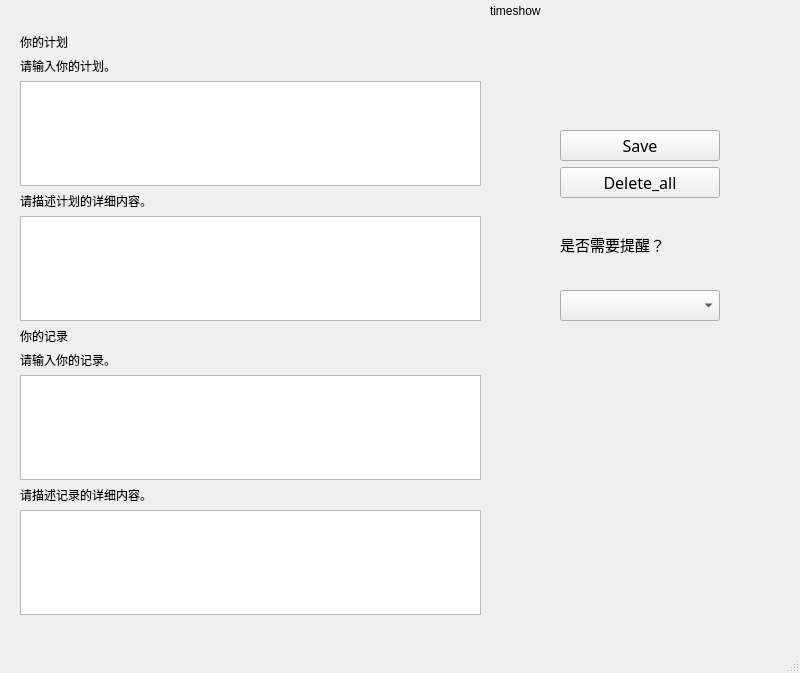
<?xml version="1.0" encoding="UTF-8"?>
<ui version="4.0">
 <class>task_edit</class>
 <widget class="QMainWindow" name="task_edit">
  <property name="geometry">
   <rect>
    <x>0</x>
    <y>0</y>
    <width>800</width>
    <height>673</height>
   </rect>
  </property>
  <property name="windowTitle">
   <string>MainWindow</string>
  </property>
  <widget class="QWidget" name="centralwidget">
   <widget class="QLabel" name="time_show">
    <property name="geometry">
     <rect>
      <x>490</x>
      <y>0</y>
      <width>301</width>
      <height>21</height>
     </rect>
    </property>
    <property name="styleSheet">
     <string notr="true">font: 63 10pt &quot;Segoe UI Variable Small Semibol&quot;;
border-image: url(:/new/prefix1/labels/11.jpg);</string>
    </property>
    <property name="text">
     <string>timeshow</string>
    </property>
   </widget>
   <widget class="QWidget" name="verticalLayoutWidget">
    <property name="geometry">
     <rect>
      <x>20</x>
      <y>33</y>
      <width>461</width>
      <height>582</height>
     </rect>
    </property>
    <layout class="QVBoxLayout" name="verticalLayout">
     <item>
      <widget class="QLabel" name="label_2">
       <property name="styleSheet">
        <string notr="true">font: 12pt &quot;华文琥珀&quot;;
border-image: url(:/new/prefix1/labels/10.jpg);</string>
       </property>
       <property name="text">
        <string>你的计划</string>
       </property>
      </widget>
     </item>
     <item>
      <widget class="QLabel" name="label_4">
       <property name="styleSheet">
        <string notr="true">font: 8pt &quot;黑体&quot;;
border-image: url(:/new/prefix1/labels/4.jpg);</string>
       </property>
       <property name="text">
        <string>请输入你的计划。</string>
       </property>
      </widget>
     </item>
     <item>
      <widget class="QTextEdit" name="input_name">
       <property name="styleSheet">
        <string notr="true">font: 8pt &quot;Times New Roman&quot;;</string>
       </property>
      </widget>
     </item>
     <item>
      <widget class="QLabel" name="label_5">
       <property name="styleSheet">
        <string notr="true">font: 8pt &quot;黑体&quot;;
border-image: url(:/new/prefix1/labels/4.jpg);</string>
       </property>
       <property name="text">
        <string>请描述计划的详细内容。</string>
       </property>
      </widget>
     </item>
     <item>
      <widget class="QTextEdit" name="input_content">
       <property name="font">
        <font>
         <family>Times New Roman</family>
         <pointsize>8</pointsize>
         <weight>50</weight>
         <italic>false</italic>
         <bold>false</bold>
        </font>
       </property>
       <property name="styleSheet">
        <string notr="true">font: 8pt &quot;Times New Roman&quot;;</string>
       </property>
       <property name="html">
        <string>&lt;!DOCTYPE HTML PUBLIC &quot;-//W3C//DTD HTML 4.0//EN&quot; &quot;http://www.w3.org/TR/REC-html40/strict.dtd&quot;&gt;
&lt;html&gt;&lt;head&gt;&lt;meta name=&quot;qrichtext&quot; content=&quot;1&quot; /&gt;&lt;style type=&quot;text/css&quot;&gt;
p, li { white-space: pre-wrap; }
&lt;/style&gt;&lt;/head&gt;&lt;body style=&quot; font-family:'Times New Roman'; font-size:8pt; font-weight:400; font-style:normal;&quot;&gt;
&lt;p style=&quot;-qt-paragraph-type:empty; margin-top:0px; margin-bottom:0px; margin-left:0px; margin-right:0px; -qt-block-indent:0; text-indent:0px; font-family:'SimSun'; font-size:9pt;&quot;&gt;&lt;br /&gt;&lt;/p&gt;&lt;/body&gt;&lt;/html&gt;</string>
       </property>
      </widget>
     </item>
     <item>
      <widget class="QLabel" name="label_3">
       <property name="styleSheet">
        <string notr="true">font: 12pt &quot;华文琥珀&quot;;
border-image: url(:/new/prefix1/labels/10.jpg);</string>
       </property>
       <property name="text">
        <string>你的记录</string>
       </property>
      </widget>
     </item>
     <item>
      <widget class="QLabel" name="label_6">
       <property name="styleSheet">
        <string notr="true">font: 8pt &quot;黑体&quot;;
border-image: url(:/new/prefix1/labels/4.jpg);</string>
       </property>
       <property name="text">
        <string>请输入你的记录。</string>
       </property>
      </widget>
     </item>
     <item>
      <widget class="QTextEdit" name="input_name2">
       <property name="font">
        <font>
         <family>Times New Roman</family>
         <pointsize>8</pointsize>
         <weight>50</weight>
         <italic>false</italic>
         <bold>false</bold>
        </font>
       </property>
       <property name="styleSheet">
        <string notr="true">font: 8pt &quot;Times New Roman&quot;;</string>
       </property>
       <property name="html">
        <string>&lt;!DOCTYPE HTML PUBLIC &quot;-//W3C//DTD HTML 4.0//EN&quot; &quot;http://www.w3.org/TR/REC-html40/strict.dtd&quot;&gt;
&lt;html&gt;&lt;head&gt;&lt;meta name=&quot;qrichtext&quot; content=&quot;1&quot; /&gt;&lt;style type=&quot;text/css&quot;&gt;
p, li { white-space: pre-wrap; }
&lt;/style&gt;&lt;/head&gt;&lt;body style=&quot; font-family:'Times New Roman'; font-size:8pt; font-weight:400; font-style:normal;&quot;&gt;
&lt;p style=&quot;-qt-paragraph-type:empty; margin-top:0px; margin-bottom:0px; margin-left:0px; margin-right:0px; -qt-block-indent:0; text-indent:0px; font-family:'SimSun'; font-size:9pt;&quot;&gt;&lt;br /&gt;&lt;/p&gt;&lt;/body&gt;&lt;/html&gt;</string>
       </property>
      </widget>
     </item>
     <item>
      <widget class="QLabel" name="label_7">
       <property name="styleSheet">
        <string notr="true">font: 8pt &quot;黑体&quot;;
border-image: url(:/new/prefix1/labels/4.jpg);</string>
       </property>
       <property name="text">
        <string>请描述记录的详细内容。</string>
       </property>
      </widget>
     </item>
     <item>
      <widget class="QTextEdit" name="inputcontent_2">
       <property name="font">
        <font>
         <family>Times New Roman</family>
         <pointsize>8</pointsize>
         <weight>50</weight>
         <italic>false</italic>
         <bold>false</bold>
        </font>
       </property>
       <property name="styleSheet">
        <string notr="true">font: 8pt &quot;Times New Roman&quot;;</string>
       </property>
       <property name="html">
        <string>&lt;!DOCTYPE HTML PUBLIC &quot;-//W3C//DTD HTML 4.0//EN&quot; &quot;http://www.w3.org/TR/REC-html40/strict.dtd&quot;&gt;
&lt;html&gt;&lt;head&gt;&lt;meta name=&quot;qrichtext&quot; content=&quot;1&quot; /&gt;&lt;style type=&quot;text/css&quot;&gt;
p, li { white-space: pre-wrap; }
&lt;/style&gt;&lt;/head&gt;&lt;body style=&quot; font-family:'Times New Roman'; font-size:8pt; font-weight:400; font-style:normal;&quot;&gt;
&lt;p style=&quot;-qt-paragraph-type:empty; margin-top:0px; margin-bottom:0px; margin-left:0px; margin-right:0px; -qt-block-indent:0; text-indent:0px; font-family:'SimSun'; font-size:9pt;&quot;&gt;&lt;br /&gt;&lt;/p&gt;&lt;/body&gt;&lt;/html&gt;</string>
       </property>
      </widget>
     </item>
    </layout>
   </widget>
   <widget class="QWidget" name="verticalLayoutWidget_2">
    <property name="geometry">
     <rect>
      <x>560</x>
      <y>130</y>
      <width>160</width>
      <height>191</height>
     </rect>
    </property>
    <layout class="QVBoxLayout" name="verticalLayout_2">
     <item>
      <widget class="QPushButton" name="complete">
       <property name="font">
        <font>
         <family>华文新魏</family>
         <pointsize>12</pointsize>
         <weight>50</weight>
         <italic>false</italic>
         <bold>false</bold>
         <underline>false</underline>
         <strikeout>false</strikeout>
        </font>
       </property>
       <property name="styleSheet">
        <string notr="true">border-image: url(:/new/prefix1/labels/4.jpg);</string>
       </property>
       <property name="text">
        <string>Save</string>
       </property>
      </widget>
     </item>
     <item>
      <widget class="QPushButton" name="sweep">
       <property name="font">
        <font>
         <family>华文新魏</family>
         <pointsize>12</pointsize>
         <weight>50</weight>
         <italic>false</italic>
         <bold>false</bold>
         <underline>false</underline>
         <strikeout>false</strikeout>
        </font>
       </property>
       <property name="styleSheet">
        <string notr="true">border-image: url(:/new/prefix1/labels/4.jpg);</string>
       </property>
       <property name="text">
        <string>Delete_all</string>
       </property>
      </widget>
     </item>
     <item>
      <widget class="QLabel" name="label">
       <property name="font">
        <font>
         <family>华文琥珀</family>
         <pointsize>11</pointsize>
         <weight>50</weight>
         <italic>false</italic>
         <bold>false</bold>
         <underline>false</underline>
         <strikeout>false</strikeout>
        </font>
       </property>
       <property name="styleSheet">
        <string notr="true">font: 11pt &quot;华文琥珀&quot;;
border-image: url(:/new/prefix1/labels/5.jpg);</string>
       </property>
       <property name="text">
        <string>是否需要提醒？</string>
       </property>
      </widget>
     </item>
     <item>
      <widget class="QComboBox" name="remindput">
       <property name="font">
        <font>
         <family>华文新魏</family>
         <pointsize>12</pointsize>
         <weight>50</weight>
         <italic>false</italic>
         <bold>false</bold>
         <underline>false</underline>
         <strikeout>false</strikeout>
        </font>
       </property>
      </widget>
     </item>
    </layout>
   </widget>
  </widget>
  <widget class="QMenuBar" name="menubar">
   <property name="geometry">
    <rect>
     <x>0</x>
     <y>0</y>
     <width>800</width>
     <height>21</height>
    </rect>
   </property>
  </widget>
  <widget class="QStatusBar" name="statusbar"/>
 </widget>
 <resources/>
 <connections/>
</ui>
